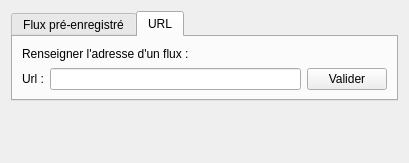
<?xml version="1.0" encoding="UTF-8"?>
<ui version="4.0">
 <class>WFSDataFlowWindow</class>
 <widget class="QDialog" name="WFSDataFlowWindow">
  <property name="geometry">
   <rect>
    <x>0</x>
    <y>0</y>
    <width>409</width>
    <height>163</height>
   </rect>
  </property>
  <property name="sizePolicy">
   <sizepolicy hsizetype="Fixed" vsizetype="Fixed">
    <horstretch>0</horstretch>
    <verstretch>0</verstretch>
   </sizepolicy>
  </property>
  <property name="windowTitle">
   <string>Ajouter un flux WFS</string>
  </property>
  <layout class="QGridLayout" name="gridLayout">
   <item row="1" column="0">
    <spacer name="verticalSpacer">
     <property name="orientation">
      <enum>Qt::Vertical</enum>
     </property>
     <property name="sizeHint" stdset="0">
      <size>
       <width>20</width>
       <height>40</height>
      </size>
     </property>
    </spacer>
   </item>
   <item row="0" column="0" colspan="2">
    <widget class="QTabWidget" name="tabWidget">
     <property name="currentIndex">
      <number>1</number>
     </property>
     <widget class="QWidget" name="tab_dataFlowPreSaved">
      <attribute name="title">
       <string>Flux pré-enregistré</string>
      </attribute>
      <layout class="QGridLayout" name="gridLayout_2">
       <item row="2" column="0">
        <widget class="QComboBox" name="comboBox_dataFlowWindow">
         <property name="focusPolicy">
          <enum>Qt::StrongFocus</enum>
         </property>
         <property name="acceptDrops">
          <bool>true</bool>
         </property>
         <property name="currentText">
          <string/>
         </property>
         <property name="currentIndex">
          <number>-1</number>
         </property>
        </widget>
       </item>
       <item row="0" column="0">
        <widget class="QLabel" name="label_2">
         <property name="maximumSize">
          <size>
           <width>16777215</width>
           <height>30</height>
          </size>
         </property>
         <property name="text">
          <string>Sélectionner un flux pré-enregistré :</string>
         </property>
        </widget>
       </item>
       <item row="2" column="1">
        <widget class="QPushButton" name="btn_validateDataFlowPreSaved">
         <property name="maximumSize">
          <size>
           <width>80</width>
           <height>16777215</height>
          </size>
         </property>
         <property name="focusPolicy">
          <enum>Qt::NoFocus</enum>
         </property>
         <property name="text">
          <string>Valider</string>
         </property>
         <property name="autoDefault">
          <bool>false</bool>
         </property>
        </widget>
       </item>
      </layout>
     </widget>
     <widget class="QWidget" name="tab_dataFlowUrl">
      <property name="focusPolicy">
       <enum>Qt::StrongFocus</enum>
      </property>
      <attribute name="title">
       <string>URL</string>
      </attribute>
      <layout class="QGridLayout" name="gridLayout_3">
       <item row="1" column="2">
        <widget class="QPushButton" name="btn_validateDataFlowUrl">
         <property name="maximumSize">
          <size>
           <width>80</width>
           <height>16777215</height>
          </size>
         </property>
         <property name="focusPolicy">
          <enum>Qt::NoFocus</enum>
         </property>
         <property name="text">
          <string>Valider</string>
         </property>
         <property name="autoDefault">
          <bool>false</bool>
         </property>
        </widget>
       </item>
       <item row="0" column="0" colspan="2">
        <widget class="QLabel" name="label_3">
         <property name="maximumSize">
          <size>
           <width>16777215</width>
           <height>30</height>
          </size>
         </property>
         <property name="text">
          <string>Renseigner l'adresse d'un flux :</string>
         </property>
        </widget>
       </item>
       <item row="1" column="0">
        <widget class="QLabel" name="label">
         <property name="text">
          <string>Url :</string>
         </property>
        </widget>
       </item>
       <item row="1" column="1">
        <widget class="QLineEdit" name="lineEdit_dataFlowWindow">
         <property name="focusPolicy">
          <enum>Qt::ClickFocus</enum>
         </property>
         <property name="acceptDrops">
          <bool>true</bool>
         </property>
         <property name="inputMask">
          <string/>
         </property>
         <property name="frame">
          <bool>true</bool>
         </property>
        </widget>
       </item>
      </layout>
     </widget>
    </widget>
   </item>
  </layout>
 </widget>
 <resources/>
 <connections/>
</ui>
